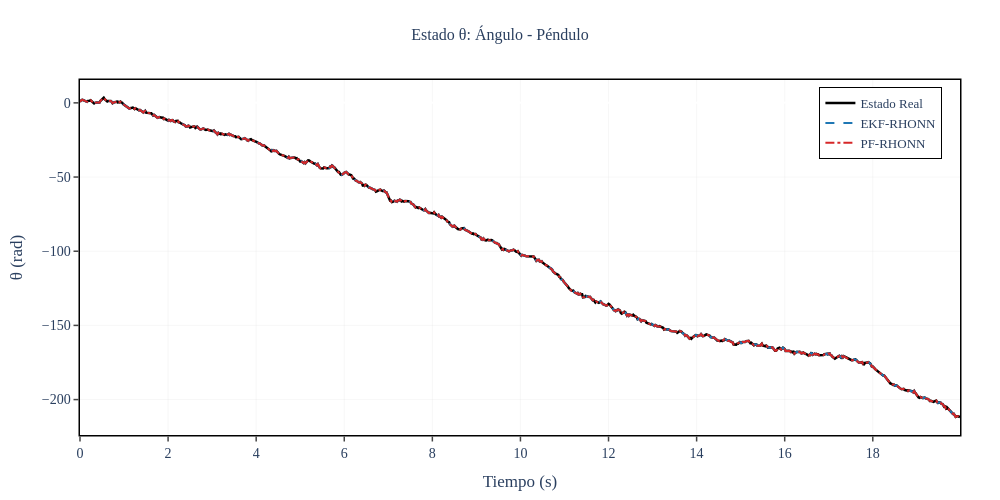
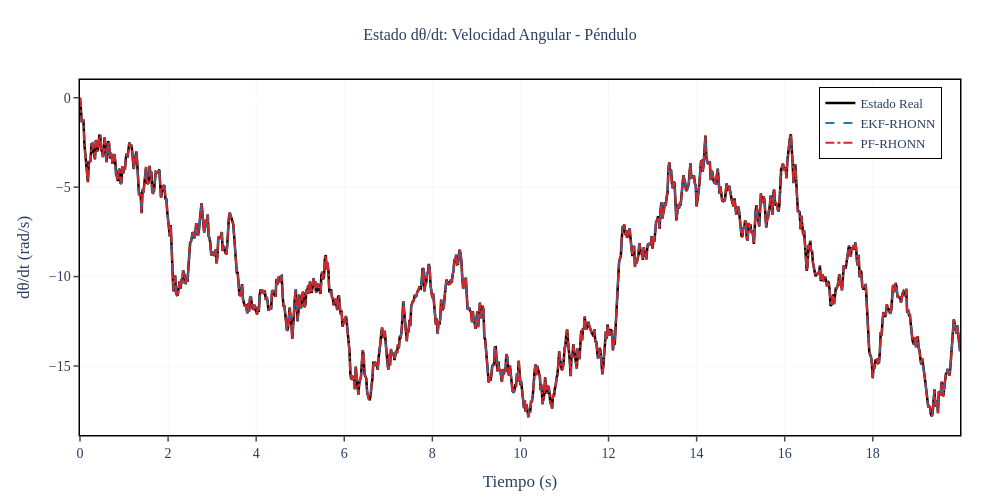
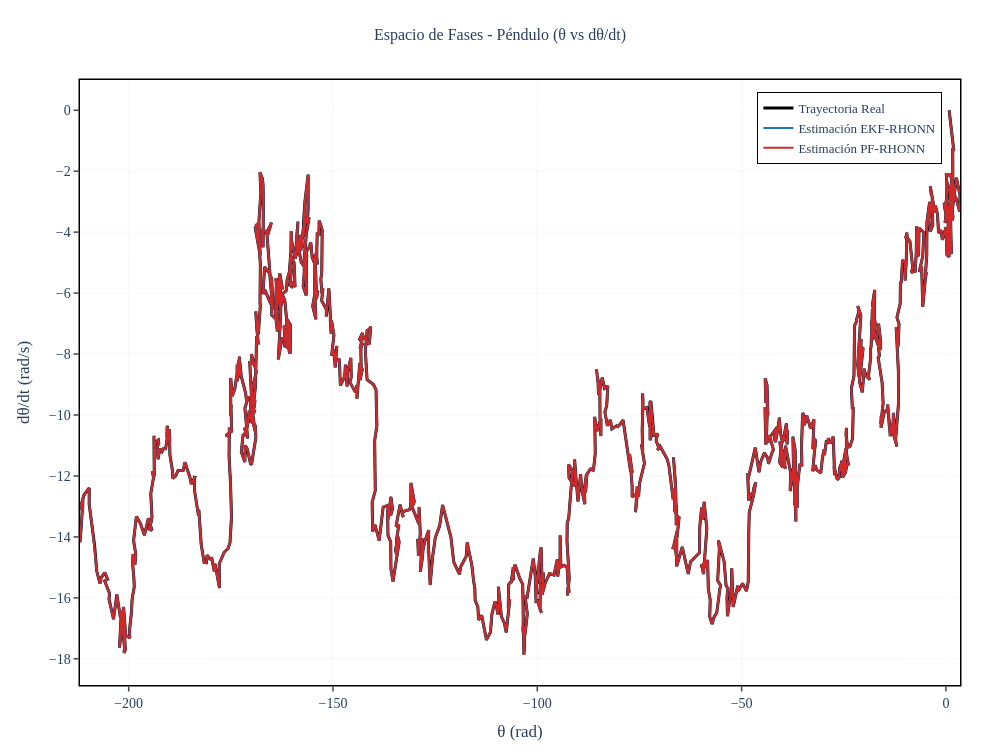
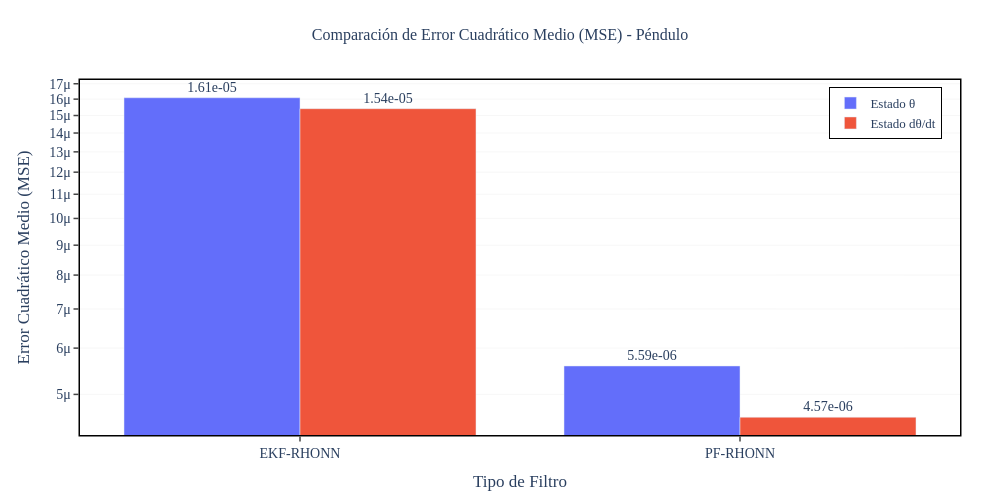

The cell these charts' notebook holds for them, in order:
### Code cell
# Gráficas individuales por estado
states_info = [
    {'idx': 0, 'var': 'θ', 'desc': 'Ángulo', 'y_label': 'θ (rad)'},
    {'idx': 1, 'var': 'dθ/dt', 'desc': 'Velocidad Angular', 'y_label': 'dθ/dt (rad/s)'}
]

for state_info in states_info:
    i = state_info['idx']
    
    fig = go.Figure()
    
    # Estado real (línea negra gruesa)
    fig.add_trace(go.Scatter(
        x=t_history, y=x_true[:, i],
        mode='lines',
        name='Estado Real',
        line=dict(color='#000000', width=thesis_config['line_width_true']),
        showlegend=True
    ))
    
    # Estimación EKF
    fig.add_trace(go.Scatter(
        x=t_history, y=x_hat_ekf[:, i],
        mode='lines',
        name='EKF-RHONN',
        line=dict(color='#1f77b4', width=thesis_config['line_width_est'], dash='dash'),
        showlegend=True
    ))
    
    # Estimación PF
    fig.add_trace(go.Scatter(
        x=t_history, y=x_hat_pf[:, i],
        mode='lines',
        name='PF-RHONN',
        line=dict(color='#d62728', width=thesis_config['line_width_est'], dash='dashdot'),
        showlegend=True
    ))
    
    fig.update_layout(
        title={
            'text': f'Estado {state_info["var"]}: {state_info["desc"]} - Péndulo',
            'x': 0.5,
            'xanchor': 'center',
            'font': {'size': thesis_config['title_font_size'], 'family': thesis_config['font_family']}
        },
        xaxis_title='Tiempo (s)',
        yaxis_title=state_info['y_label'],
        xaxis=dict(
            showgrid=True,
            gridcolor=thesis_config['grid_color'],
            gridwidth=thesis_config['grid_width'],
            showline=True,
            linewidth=1.5,
            linecolor='black',
            mirror=True,
            ticks='outside',
            tickwidth=1.5,
            ticklen=5
        ),
        yaxis=dict(
            showgrid=True,
            gridcolor=thesis_config['grid_color'],
            gridwidth=thesis_config['grid_width'],
            showline=True,
            linewidth=1.5,
            linecolor='black',
            mirror=True,
            ticks='outside',
            tickwidth=1.5,
            ticklen=5
        ),
        legend=dict(
            x=0.98,
            y=0.98,
            xanchor='right',
            yanchor='top',
            bgcolor='rgba(255, 255, 255, 0.95)',
            bordercolor='black',
            borderwidth=1,
            font=dict(size=thesis_config['legend_font_size'], family=thesis_config['font_family'])
        ),
        font=dict(size=thesis_config['font_size'], family=thesis_config['font_family']),
        plot_bgcolor='white',
        paper_bgcolor='white',
        width=thesis_config['plot_width'],
        height=thesis_config['plot_height'],
        margin=dict(l=80, r=40, t=80, b=60)
    )
    
    fig.show()

# Espacio de fase 2D (Péndulo)
fig_phase = go.Figure()

fig_phase.add_trace(go.Scatter(
    x=x_true[:, 0], y=x_true[:, 1],
    mode='lines',
    name='Trayectoria Real',
    line=dict(color='#000000', width=3)
))

fig_phase.add_trace(go.Scatter(
    x=x_hat_ekf[:, 0], y=x_hat_ekf[:, 1],
    mode='lines',
    name='Estimación EKF-RHONN',
    line=dict(color='#1f77b4', width=2)
))

fig_phase.add_trace(go.Scatter(
    x=x_hat_pf[:, 0], y=x_hat_pf[:, 1],
    mode='lines',
    name='Estimación PF-RHONN',
    line=dict(color='#d62728', width=2)
))

fig_phase.update_layout(
    title={
        'text': 'Espacio de Fases - Péndulo (θ vs dθ/dt)',
        'x': 0.5,
        'xanchor': 'center',
        'font': {'size': thesis_config['title_font_size'], 'family': thesis_config['font_family']}
    },
    xaxis_title='θ (rad)',
    yaxis_title='dθ/dt (rad/s)',
    xaxis=dict(
        showgrid=True,
        gridcolor=thesis_config['grid_color'],
        gridwidth=thesis_config['grid_width'],
        showline=True,
        linewidth=1.5,
        linecolor='black',
        mirror=True,
        ticks='outside',
        tickwidth=1.5,
        ticklen=5
    ),
    yaxis=dict(
        showgrid=True,
        gridcolor=thesis_config['grid_color'],
        gridwidth=thesis_config['grid_width'],
        showline=True,
        linewidth=1.5,
        linecolor='black',
        mirror=True,
        ticks='outside',
        tickwidth=1.5,
        ticklen=5
    ),
    legend=dict(
        x=0.98,
        y=0.98,
        xanchor='right',
        yanchor='top',
        bgcolor='rgba(255, 255, 255, 0.95)',
        bordercolor='black',
        borderwidth=1,
        font=dict(size=thesis_config['legend_font_size'], family=thesis_config['font_family'])
    ),
    font=dict(size=thesis_config['font_size'], family=thesis_config['font_family']),
    plot_bgcolor='white',
    paper_bgcolor='white',
    width=thesis_config['plot_width'],
    height=thesis_config['plot_width'] * 0.75,
    margin=dict(l=80, r=40, t=80, b=60)
)

fig_phase.show()

# Gráfica de barras comparando MSE
fig_mse = go.Figure()

filters = ['EKF-RHONN', 'PF-RHONN']

fig_mse.add_trace(go.Bar(
    name='Estado θ',
    x=filters,
    y=[mse_theta_ekf, mse_theta_pf],
    marker_color='#636EFA',
    text=[f'{mse_theta_ekf:.2e}', f'{mse_theta_pf:.2e}'],
    textposition='outside'
))

fig_mse.add_trace(go.Bar(
    name='Estado dθ/dt',
    x=filters,
    y=[mse_thetadot_ekf, mse_thetadot_pf],
    marker_color='#EF553B',
    text=[f'{mse_thetadot_ekf:.2e}', f'{mse_thetadot_pf:.2e}'],
    textposition='outside'
))

fig_mse.update_layout(
    title={
        'text': 'Comparación de Error Cuadrático Medio (MSE) - Péndulo',
        'x': 0.5,
        'xanchor': 'center',
        'font': {'size': thesis_config['title_font_size'], 'family': thesis_config['font_family']}
    },
    xaxis_title='Tipo de Filtro',
    yaxis_title='Error Cuadrático Medio (MSE)',
    yaxis=dict(
        type='log',
        showgrid=True,
        gridcolor=thesis_config['grid_color'],
        gridwidth=thesis_config['grid_width'],
        showline=True,
        linewidth=1.5,
        linecolor='black',
        mirror=True,
        ticks='outside',
        tickwidth=1.5,
        ticklen=5
    ),
    xaxis=dict(
        showline=True,
        linewidth=1.5,
        linecolor='black',
        mirror=True,
        ticks='outside',
        tickwidth=1.5,
        ticklen=5
    ),
    legend=dict(
        x=0.98,
        y=0.98,
        xanchor='right',
        yanchor='top',
        bgcolor='rgba(255, 255, 255, 0.95)',
        bordercolor='black',
        borderwidth=1,
        font=dict(size=thesis_config['legend_font_size'], family=thesis_config['font_family'])
    ),
    barmode='group',
    font=dict(size=thesis_config['font_size'], family=thesis_config['font_family']),
    plot_bgcolor='white',
    paper_bgcolor='white',
    width=thesis_config['plot_width'],
    height=thesis_config['plot_height'],
    margin=dict(l=80, r=40, t=80, b=60)
)

fig_mse.show()

### Figure 1 — Plotly figure (JSON) as saved in the notebook; plotly's stock layout.template omitted (floating-point values rounded to 4 significant figures; data arrays with more than 128 entries replaced by an {"elided": "..."} marker saying what was removed)
{"data": [{"line": {"color": "#000000", "width": 2.5}, "mode": "lines", "name": "Estado Real", "showlegend": true, "type": "scatter", "x": {"elided": "1000 float values"}, "y": {"elided": "1000 float values"}}, {"line": {"color": "#1f77b4", "dash": "dash", "width": 2}, "mode": "lines", "name": "EKF-RHONN", "showlegend": true, "type": "scatter", "x": {"elided": "1000 float values"}, "y": {"elided": "1000 float values"}}, {"line": {"color": "#d62728", "dash": "dashdot", "width": 2}, "mode": "lines", "name": "PF-RHONN", "showlegend": true, "type": "scatter", "x": {"elided": "1000 float values"}, "y": {"elided": "1000 float values"}}], "layout": {"font": {"family": "Computer Modern, serif", "size": 14}, "height": 500, "legend": {"bgcolor": "rgba(255, 255, 255, 0.95)", "bordercolor": "black", "borderwidth": 1, "font": {"family": "Computer Modern, serif", "size": 13}, "x": 0.98, "xanchor": "right", "y": 0.98, "yanchor": "top"}, "margin": {"b": 60, "l": 80, "r": 40, "t": 80}, "paper_bgcolor": "white", "plot_bgcolor": "white", "title": {"font": {"family": "Computer Modern, serif", "size": 16}, "text": "Estado θ: Ángulo - Péndulo", "x": 0.5, "xanchor": "center"}, "width": 1000, "xaxis": {"gridcolor": "rgba(200, 200, 200, 0.3)", "gridwidth": 0.5, "linecolor": "black", "linewidth": 1.5, "mirror": true, "showgrid": true, "showline": true, "ticklen": 5, "ticks": "outside", "tickwidth": 1.5, "title": {"text": "Tiempo (s)"}}, "yaxis": {"gridcolor": "rgba(200, 200, 200, 0.3)", "gridwidth": 0.5, "linecolor": "black", "linewidth": 1.5, "mirror": true, "showgrid": true, "showline": true, "ticklen": 5, "ticks": "outside", "tickwidth": 1.5, "title": {"text": "θ (rad)"}}}}

### Figure 2 — Plotly figure (JSON) as saved in the notebook; plotly's stock layout.template omitted (floating-point values rounded to 4 significant figures; data arrays with more than 128 entries replaced by an {"elided": "..."} marker saying what was removed)
{"data": [{"line": {"color": "#000000", "width": 2.5}, "mode": "lines", "name": "Estado Real", "showlegend": true, "type": "scatter", "x": {"elided": "1000 float values"}, "y": {"elided": "1000 float values"}}, {"line": {"color": "#1f77b4", "dash": "dash", "width": 2}, "mode": "lines", "name": "EKF-RHONN", "showlegend": true, "type": "scatter", "x": {"elided": "1000 float values"}, "y": {"elided": "1000 float values"}}, {"line": {"color": "#d62728", "dash": "dashdot", "width": 2}, "mode": "lines", "name": "PF-RHONN", "showlegend": true, "type": "scatter", "x": {"elided": "1000 float values"}, "y": {"elided": "1000 float values"}}], "layout": {"font": {"family": "Computer Modern, serif", "size": 14}, "height": 500, "legend": {"bgcolor": "rgba(255, 255, 255, 0.95)", "bordercolor": "black", "borderwidth": 1, "font": {"family": "Computer Modern, serif", "size": 13}, "x": 0.98, "xanchor": "right", "y": 0.98, "yanchor": "top"}, "margin": {"b": 60, "l": 80, "r": 40, "t": 80}, "paper_bgcolor": "white", "plot_bgcolor": "white", "title": {"font": {"family": "Computer Modern, serif", "size": 16}, "text": "Estado dθ/dt: Velocidad Angular - Péndulo", "x": 0.5, "xanchor": "center"}, "width": 1000, "xaxis": {"gridcolor": "rgba(200, 200, 200, 0.3)", "gridwidth": 0.5, "linecolor": "black", "linewidth": 1.5, "mirror": true, "showgrid": true, "showline": true, "ticklen": 5, "ticks": "outside", "tickwidth": 1.5, "title": {"text": "Tiempo (s)"}}, "yaxis": {"gridcolor": "rgba(200, 200, 200, 0.3)", "gridwidth": 0.5, "linecolor": "black", "linewidth": 1.5, "mirror": true, "showgrid": true, "showline": true, "ticklen": 5, "ticks": "outside", "tickwidth": 1.5, "title": {"text": "dθ/dt (rad/s)"}}}}

### Figure 3 — Plotly figure (JSON) as saved in the notebook; plotly's stock layout.template omitted (floating-point values rounded to 4 significant figures; data arrays with more than 128 entries replaced by an {"elided": "..."} marker saying what was removed)
{"data": [{"line": {"color": "#000000", "width": 3}, "mode": "lines", "name": "Trayectoria Real", "type": "scatter", "x": {"elided": "1000 float values"}, "y": {"elided": "1000 float values"}}, {"line": {"color": "#1f77b4", "width": 2}, "mode": "lines", "name": "Estimación EKF-RHONN", "type": "scatter", "x": {"elided": "1000 float values"}, "y": {"elided": "1000 float values"}}, {"line": {"color": "#d62728", "width": 2}, "mode": "lines", "name": "Estimación PF-RHONN", "type": "scatter", "x": {"elided": "1000 float values"}, "y": {"elided": "1000 float values"}}], "layout": {"font": {"family": "Computer Modern, serif", "size": 14}, "height": 750, "legend": {"bgcolor": "rgba(255, 255, 255, 0.95)", "bordercolor": "black", "borderwidth": 1, "font": {"family": "Computer Modern, serif", "size": 13}, "x": 0.98, "xanchor": "right", "y": 0.98, "yanchor": "top"}, "margin": {"b": 60, "l": 80, "r": 40, "t": 80}, "paper_bgcolor": "white", "plot_bgcolor": "white", "title": {"font": {"family": "Computer Modern, serif", "size": 16}, "text": "Espacio de Fases - Péndulo (θ vs dθ/dt)", "x": 0.5, "xanchor": "center"}, "width": 1000, "xaxis": {"gridcolor": "rgba(200, 200, 200, 0.3)", "gridwidth": 0.5, "linecolor": "black", "linewidth": 1.5, "mirror": true, "showgrid": true, "showline": true, "ticklen": 5, "ticks": "outside", "tickwidth": 1.5, "title": {"text": "θ (rad)"}}, "yaxis": {"gridcolor": "rgba(200, 200, 200, 0.3)", "gridwidth": 0.5, "linecolor": "black", "linewidth": 1.5, "mirror": true, "showgrid": true, "showline": true, "ticklen": 5, "ticks": "outside", "tickwidth": 1.5, "title": {"text": "dθ/dt (rad/s)"}}}}

### Figure 4 — Plotly figure (JSON) as saved in the notebook; plotly's stock layout.template omitted (floating-point values rounded to 4 significant figures)
{"data": [{"marker": {"color": "#636EFA"}, "name": "Estado θ", "text": ["1.61e-05", "5.59e-06"], "textposition": "outside", "type": "bar", "x": ["EKF-RHONN", "PF-RHONN"], "y": [1.609e-05, 5.592e-06]}, {"marker": {"color": "#EF553B"}, "name": "Estado dθ/dt", "text": ["1.54e-05", "4.57e-06"], "textposition": "outside", "type": "bar", "x": ["EKF-RHONN", "PF-RHONN"], "y": [1.541e-05, 4.57e-06]}], "layout": {"barmode": "group", "font": {"family": "Computer Modern, serif", "size": 14}, "height": 500, "legend": {"bgcolor": "rgba(255, 255, 255, 0.95)", "bordercolor": "black", "borderwidth": 1, "font": {"family": "Computer Modern, serif", "size": 13}, "x": 0.98, "xanchor": "right", "y": 0.98, "yanchor": "top"}, "margin": {"b": 60, "l": 80, "r": 40, "t": 80}, "paper_bgcolor": "white", "plot_bgcolor": "white", "title": {"font": {"family": "Computer Modern, serif", "size": 16}, "text": "Comparación de Error Cuadrático Medio (MSE) - Péndulo", "x": 0.5, "xanchor": "center"}, "width": 1000, "xaxis": {"linecolor": "black", "linewidth": 1.5, "mirror": true, "showline": true, "ticklen": 5, "ticks": "outside", "tickwidth": 1.5, "title": {"text": "Tipo de Filtro"}}, "yaxis": {"gridcolor": "rgba(200, 200, 200, 0.3)", "gridwidth": 0.5, "linecolor": "black", "linewidth": 1.5, "mirror": true, "showgrid": true, "showline": true, "ticklen": 5, "ticks": "outside", "tickwidth": 1.5, "title": {"text": "Error Cuadrático Medio (MSE)"}, "type": "log"}}}
